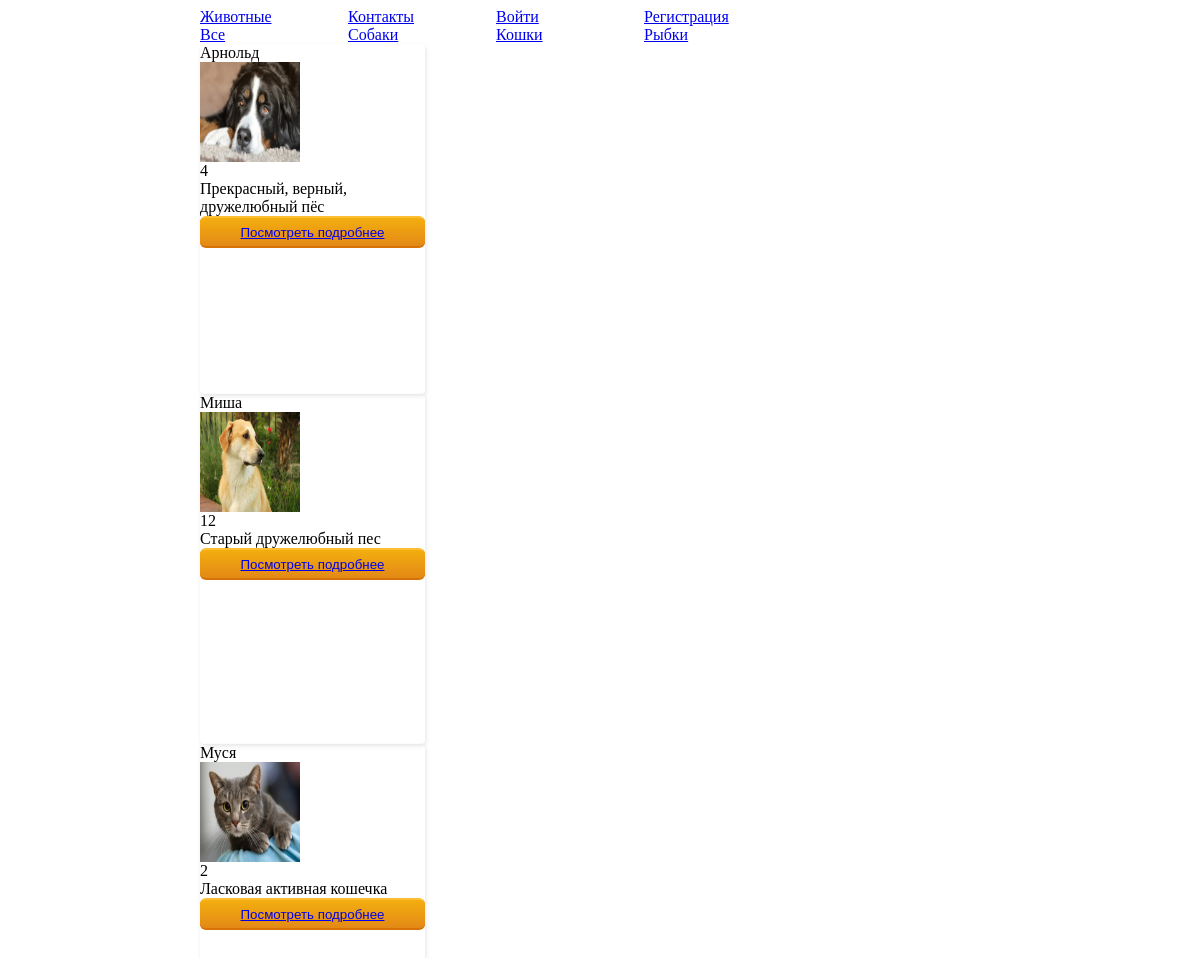
Before: /types/ with the older database file.
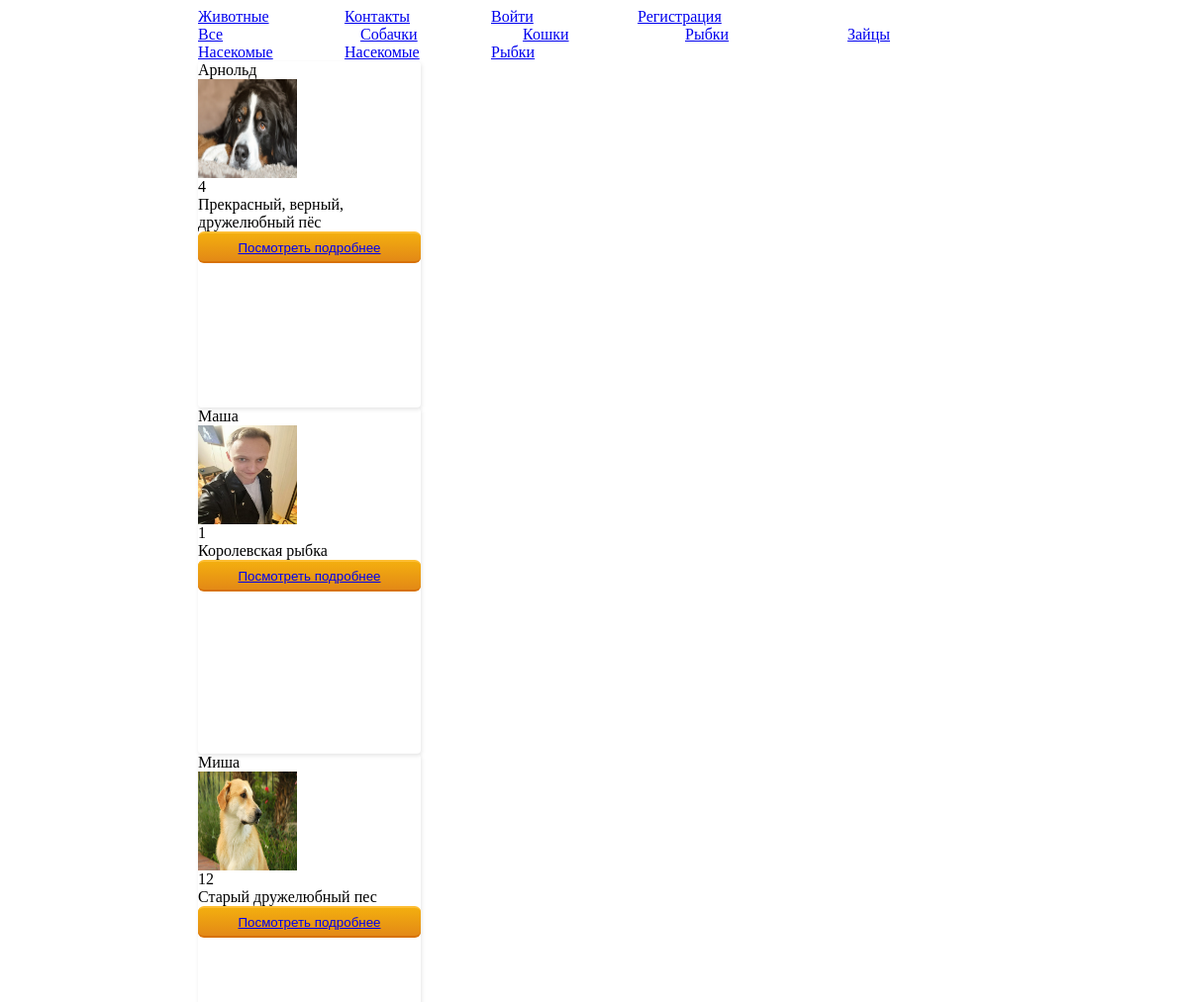
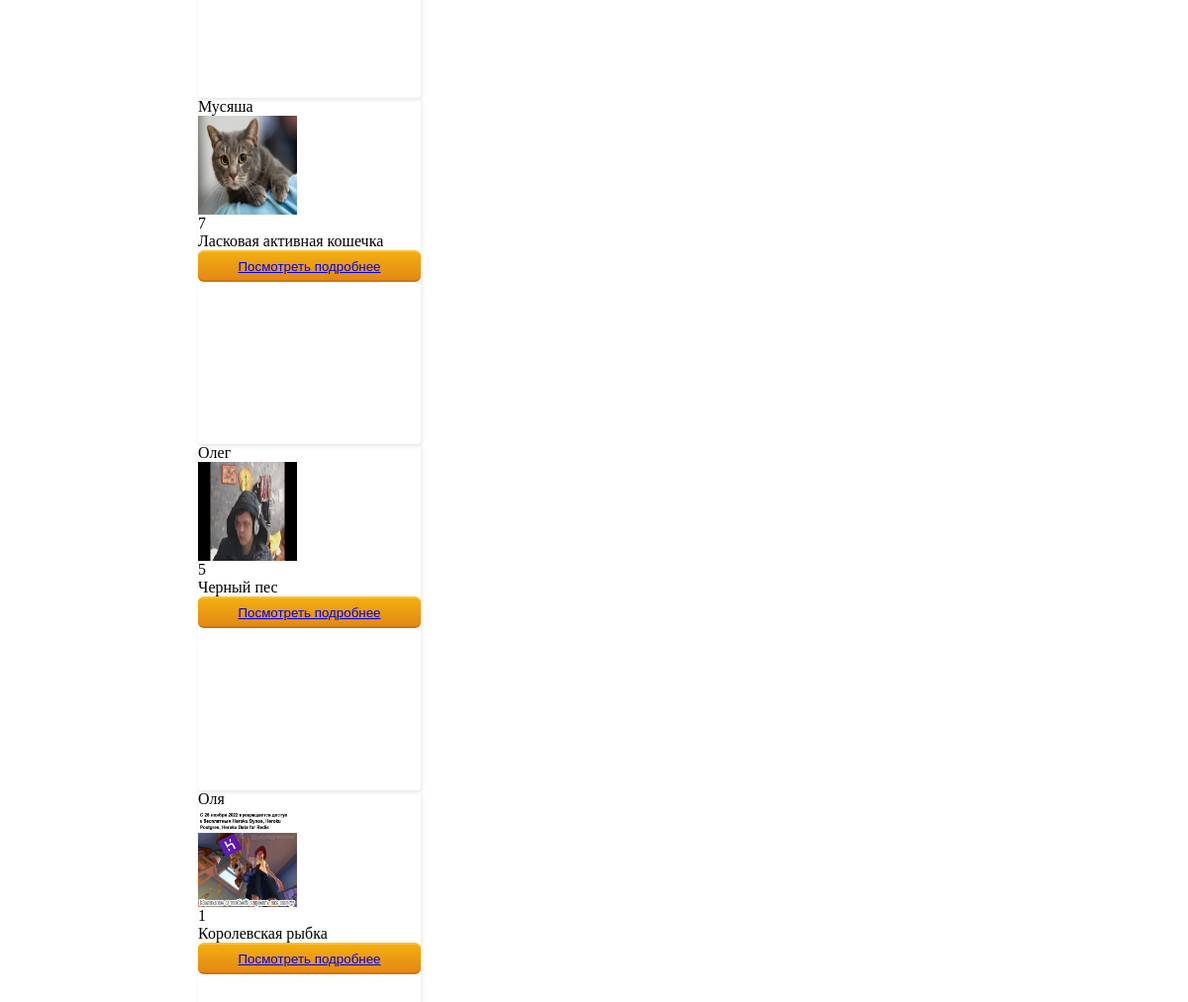
After: the same page with the newer database file (2 pictures, top to bottom).
### mainapp/models.py (models this page shows, shortened)
class TypeOfAnimal(models.Model):
    title = models.CharField(max_length=30, verbose_name="Вид животного")
    is_active = models.BooleanField(verbose_name='Доступен', default=True)

class Animal(models.Model):
    type = models.ForeignKey(TypeOfAnimal, on_delete=models.CASCADE, verbose_name="Вид животного")
    name = models.CharField(max_length=30, verbose_name="Имя")
    age = models.PositiveSmallIntegerField(verbose_name="Примерный возраст", blank=True)
    avatar = models.ImageField(upload_to="animal_account", verbose_name="Аватарка")
    short_description = models.CharField(max_length=70, verbose_name="Краткое описание")
    description = models.TextField(verbose_name="Описание", blank=True)
    date_entrance = models.DateTimeField(auto_created=True, verbose_name="Дата поступления", default=datetime.now())
    is_active = models.BooleanField(verbose_name='Доступен', default=True)
    taken_home = models.DateTimeField(
        blank=True,
        null=True,
        verbose_name="Забрали домой",
    )

### mainapp/views.py (the view)
# urls.py: path("", animal_of_types, name="typeanimal"),
def animal_of_types(request, pk=None):
    types = TypeOfAnimal.objects.all()
    basket = []
    if request.user.is_authenticated:
        basket = Basket.objects.filter(user=request.user)
    if pk:
        animal_of_type = Animal.objects.filter(type=pk).order_by("name")
        title = TypeOfAnimal.objects.get(pk=pk)
    else:
        animal_of_type = Animal.objects.all().order_by('name')
        title = 'Все'
    context = {"types": types, "animal_of_type": animal_of_type, 'basket': basket, "media_url": settings.MEDIA_URL,
               'title': title}
    return render(request, "mainapp/animal.html", context)

### mainapp/templates/mainapp/animal.html
{% extends 'mainapp/base.html' %}
{% block content %}
<div class="dop-menu">
    {% include 'mainapp/includes/inc_animal_type.html' %}
</div>
{% for animal in animal_of_type %}
<div class="card">
    {{animal.name}}
    <img class="avatar" src="{{media_url}}{{animal.avatar}}">
    {{animal.age}}
    <br>
    {{animal.short_description}}
    <button class="home-animal">
        <a href="{% url 'mainapp:person_animal' animal.pk %}">Посмотреть подробнее
        </a>
    </button>
</div>
{% endfor %}
{% endblock %}

### mainapp/templates/mainapp/base.html (shortened to what this page needs)
{% load static %}
<link rel="stylesheet" type="text/css" href="{% static 'style.css' %}">
<link rel="stylesheet" href="{% static 'fonts/font-awesome/css/font-awesome.css' %}">
<div class="container">
    {% block menu %}
        {% include 'mainapp/includes/inc_menu.html' %}
    {% endblock menu %}
    {% block content %}
    {% endblock content %}
</div>

### mainapp/templates/mainapp/includes/inc_menu.html
<div class="menu">
    <div class="inc_menu">
        <a href="{% url 'mainapp:typeanimal' %}">Животные</a>
    </div>
    <div class="inc_menu">
        <a href="{% url 'mainapp:contact' %}">Контакты</a>
    </div>
    {% if user.is_authenticated %}
    <div class="inc_menu">
        <a href="{% url 'authapp:logout' %}">Выйти</a>
    </div>
    <div class="inc_menu">
        <a href="{% url 'authapp:change' %}">{{user.username}}</a>
    </div>
    <div class="inc_menu">
        <a href="{%url 'basketapp:basket_show'%}">{{basket.0.total_quantity}}</a>
    </div>
        {% if user.is_superuser %}
            <a href="{% url 'adminapp:show_animal' pk=0 %}">Админка</a>
        {% endif %}
    {% else %}
    <div class="inc_menu">
        <a href="{% url 'authapp:login' %}">Войти</a>
    </div>
    <div class="inc_menu">
        <a href="{% url 'authapp:register' %}">Регистрация</a>
    </div>
    {% endif %}
</div>

### mainapp/templates/mainapp/includes/inc_animal_type.html
<div class="type-menu">
    <a href="{% url 'mainapp:animaloftype' pk=0 %}"class={% if request.resolver_match.kwargs.pk == 0 %}"active"{% endif %}>Все</a>
</div>
    {% for type in types %}
<div class="type-menu">
        <a href="{% url 'mainapp:animaloftype' type.pk %}"class={% if request.resolver_match.kwargs.pk == type.pk %}"active"{% endif %}>{{type.title}}</a>
    </div>
    {% endfor %}

### static/style.css (style rules this page uses)
.container { width: 100vh; padding-right: 170px; padding-left: 170px; margin-right: auto; margin-left: auto; }
.avatar { height: 100px; width: 100px; }
.menu { position: relative; display: block; box-sizing: border-box; text-align: justify; }
.menu:after { position: relative; display: inline-block; height: auto; box-sizing: border-box; vertical-align: top; content: ''; }
.menu > .inc_menu { position: relative; display: inline-block; width: 18%; box-sizing: border-box; text-align: left; vertical-align: top; }
.card { width: 225px; min-height: 350px; box-shadow: 1px 2px 4px rgba(0, 0, 0, 0.1); display: flex; flex-direction: column; border-radius: 4px; transition: 0.2s; position: relative; }
.home-animal { display: inline-block; right: 0; bottom: 0; color: white; text-decoration: none; padding: .5em 2em; outline: none; border-width: 2px 0; border-style: solid none; border-color: #FDBE33 #000 #D77206; border-radius: 6px; background: linear-gradient(#F3AE0F, #E38916) #E38916; transition: 0.2s; }
.dop-menu { position: relative; display: block; box-sizing: border-box; text-align: justify; }
.dop-menu:after { position: relative; display: inline-block; height: auto; box-sizing: border-box; vertical-align: top; content: ''; }
.type-menu { position: relative; display: inline-block; width: 18%; box-sizing: border-box; text-align: left; vertical-align: top; }

Changed rows visible on the page:
changed TypeOfAnimal: title "Собаки" → "Собачки"
added TypeOfAnimal: title "Зайцы"
added TypeOfAnimal: title "Насекомые"
added TypeOfAnimal: title "Насекомые"
added TypeOfAnimal: title "Рыбки"
added Animal: name "Маша", avatar (picture), age "1", short_description "Королевская рыбка"
changed Animal "Ласковая активная кошечка": name "Муся" → "Мусяша"; age "2" → "7"
added Animal: name "Олег", avatar (placeholder picture), age "5", short_description "Черный пес"
added Animal: name "Оля", avatar (picture), age "1", short_description "Королевская рыбка"
